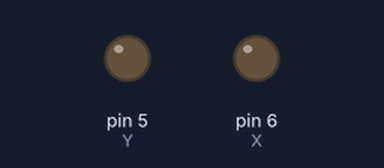
Bench run of a sketch on a simulated Arduino Uno, built with avr-gcc and run on an emulated ATmega328P. On the bench: output pins drawn as LEDs (lit = HIGH).

Above: at 0.1 s.
Timing chart, 0 to 1.6 s (numbered marks = the images above):
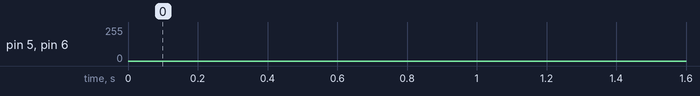

The sketch:

EClub_Logo_Scope.ino
```cpp
// (licence header left out)
/* ****************************************************************************
Fritzing is here:

http://www.flickr.com/photos/johngineer/6496005491/sizes/z/in/photostream/

in case you can't see the image, the following circuit is on both PWM ports

	       R
PWM OUT ----/\/\/\-----+------------ OUTPUT
		       |
		      === C
                       |
                      GND

R = 10k
C = 0.1uF

Use of a 16Mhz xtal/ceramic resonator is strongly suggested.

**************************************************************************** */

#define TRACE_DELAY	2000  // trace delay in uS. making this longer will
			      // result in a straighter drawing, but slower
			      // refresh rate. making it too short will result
			      // in an angular blob.

#define NUM_POINTS	23    // our tree is defined by 19 x/y coord. pairs

#define X               6     // attach scope channel 1 (X) to pin 6
#define Y               5     // attach scope channel 2 (y) to pin 5


// x coords for drawing the tree (in rough clockwise order, from bottom)
unsigned char x_points[NUM_POINTS] = {	50,130,150,150,170,160,170,170,160,160,150,150,130,130,120,120,110,110,120,110,130,130,50 };

// y coords
unsigned char y_points[NUM_POINTS] = {	180,180,160,130,130,75,80,70,70,50,50,70,70,50,50,70,70,80,80,130,130,160,160 };

void setup()
{
  pinMode(X, OUTPUT);
  pinMode(Y, OUTPUT);

  // The following sets the PWM clock to maximum on the Arduino(no CPU clock division)
  // DO NOT CHANGE THESE UNLESS YOU KNOW WHAT YOU ARE DOING!

  TCCR0A = (	1<<COM0A1 | 0<<COM0A0 |		// clear OC0A on compare match (hi-lo PWM)
		1<<COM0B1 | 0<<COM0B0 |		// clear OC0B on compare match (hi-lo PWM)
		1<<WGM01  | 1<<WGM00);		// set PWM lines at 0xFF

  TCCR0B = (	0<<FOC0A | 0<<FOC0B |		// no force compare match
		0<<WGM02 |			// set PWM lines at 0xFF
		0<<CS02	 | 0<<CS01 |		// use system clock (no divider)
		1<<CS00 );

  TIMSK0 = (	0<<OCIE0B | 0<<TOIE0 |
		0<<OCIE0A );

}

void loop()
{
    unsigned char t;
    {
      for(t = 0; t < NUM_POINTS; t++)		// run through the points in x & y
      {
        analogWrite(X, x_points[t]);
        analogWrite(Y, y_points[t]);
	delayMicroseconds(TRACE_DELAY);		// wait TRACE_DELAY microseconds
      }
    }
}
```
